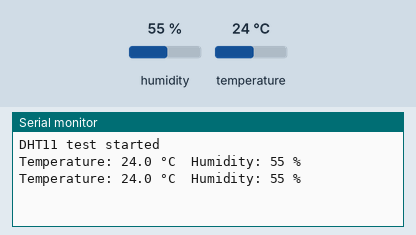
Recording of a sketch running on a simulated ESP32. Parts: the last lines printed to the serial monitor. The inputs (shaded band) are chosen by the test bench; at power-on: humidity 55 %, temperature 24 °C.

Above: at 2.8 s.
2.9 s: humidity set to 22 %
At 5.3 s:
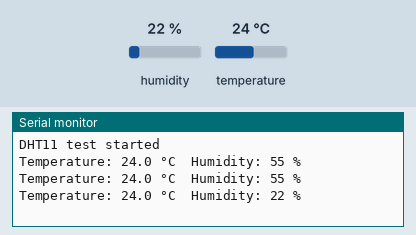
5.6 s: temperature set to 12 °C
At 6.6 s:
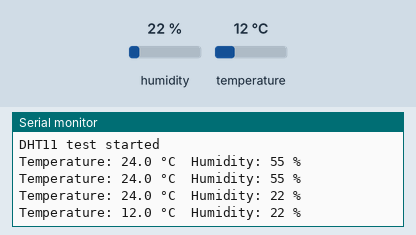
8.3 s: humidity set to 40 %
At 11.4 s:
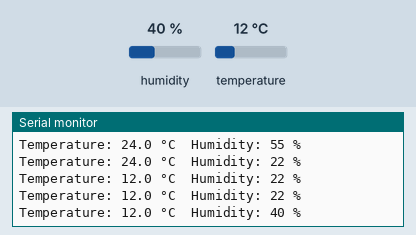
Timing chart, 0 to 12.9 s (numbered marks = the images above; inputs shaded):
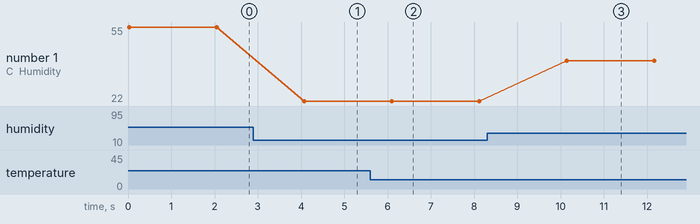

The sketch:

dht11_test.ino
```cpp
// DHT11 test on ESP32

#include <DHT.h>

const int DHT_PIN  = 4;    // data pin
const int DHT_TYPE = DHT11;

DHT dht(DHT_PIN, DHT_TYPE);

void setup() {
  Serial.begin(115200);
  dht.begin();
  Serial.println("DHT11 test started");
}

void loop() {
  float h = dht.readHumidity();
  float t = dht.readTemperature(); // °C

  if (isnan(h) || isnan(t)) {
    Serial.println("Failed to read from DHT11");
  } else {
    Serial.print("Temperature: ");
    Serial.print(t, 1);
    Serial.print(" °C  Humidity: ");
    Serial.print(h, 0);
    Serial.println(" %");
  }

  delay(2000);
}
```

Measured:
- after the input at 2.9 s, the serial monitor: prints a new line after 1.2 s (image 1)
- after the input at 5.6 s, the serial monitor: prints a new line after 0.49 s (image 2)
- after the input at 8.3 s, the serial monitor: prints a new line after 1.8 s (image 3)
- plotted number 1: 55 → 22 after the input at 2.9 s, 22 → 40 after the input at 8.3 s
